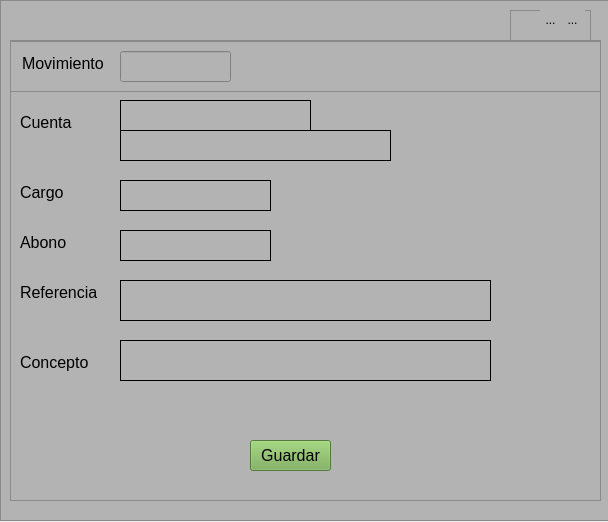
<?xml version="1.0" encoding="UTF-8"?>
<ui version="4.0">
 <class>Form</class>
 <widget class="QWidget" name="Form">
  <property name="geometry">
   <rect>
    <x>0</x>
    <y>0</y>
    <width>608</width>
    <height>522</height>
   </rect>
  </property>
  <property name="windowTitle">
   <string>Form</string>
  </property>
  <widget class="QFrame" name="frame">
   <property name="geometry">
    <rect>
     <x>0</x>
     <y>0</y>
     <width>611</width>
     <height>521</height>
    </rect>
   </property>
   <property name="styleSheet">
    <string notr="true">background-color: rgb(179, 179, 179)</string>
   </property>
   <property name="frameShape">
    <enum>QFrame::StyledPanel</enum>
   </property>
   <property name="frameShadow">
    <enum>QFrame::Raised</enum>
   </property>
   <widget class="QFrame" name="tabla_frame">
    <property name="geometry">
     <rect>
      <x>10</x>
      <y>40</y>
      <width>591</width>
      <height>461</height>
     </rect>
    </property>
    <property name="frameShape">
     <enum>QFrame::StyledPanel</enum>
    </property>
    <property name="frameShadow">
     <enum>QFrame::Raised</enum>
    </property>
    <widget class="QFrame" name="frame_3">
     <property name="geometry">
      <rect>
       <x>0</x>
       <y>0</y>
       <width>591</width>
       <height>41</height>
      </rect>
     </property>
     <property name="font">
      <font>
       <pointsize>12</pointsize>
      </font>
     </property>
     <property name="frameShape">
      <enum>QFrame::StyledPanel</enum>
     </property>
     <property name="frameShadow">
      <enum>QFrame::Raised</enum>
     </property>
    </widget>
    <widget class="QFrame" name="frame_4">
     <property name="geometry">
      <rect>
       <x>0</x>
       <y>1</y>
       <width>591</width>
       <height>51</height>
      </rect>
     </property>
     <property name="font">
      <font>
       <pointsize>12</pointsize>
      </font>
     </property>
     <property name="frameShape">
      <enum>QFrame::StyledPanel</enum>
     </property>
     <property name="frameShadow">
      <enum>QFrame::Raised</enum>
     </property>
     <widget class="QLabel" name="label_6">
      <property name="geometry">
       <rect>
        <x>12</x>
        <y>10</y>
        <width>91</width>
        <height>25</height>
       </rect>
      </property>
      <property name="maximumSize">
       <size>
        <width>16777215</width>
        <height>25</height>
       </size>
      </property>
      <property name="font">
       <font>
        <pointsize>12</pointsize>
       </font>
      </property>
      <property name="text">
       <string>Movimiento</string>
      </property>
     </widget>
     <widget class="QLineEdit" name="caja_rfc_7">
      <property name="geometry">
       <rect>
        <x>110</x>
        <y>10</y>
        <width>111</width>
        <height>31</height>
       </rect>
      </property>
      <property name="styleSheet">
       <string notr="true">QLineEdit#caja_rfc_7{border: 1px solid rgb(0,0,0);};
</string>
      </property>
     </widget>
    </widget>
    <widget class="QLabel" name="label_7">
     <property name="geometry">
      <rect>
       <x>10</x>
       <y>70</y>
       <width>61</width>
       <height>25</height>
      </rect>
     </property>
     <property name="maximumSize">
      <size>
       <width>16777215</width>
       <height>25</height>
      </size>
     </property>
     <property name="font">
      <font>
       <pointsize>12</pointsize>
      </font>
     </property>
     <property name="text">
      <string>Cuenta</string>
     </property>
    </widget>
    <widget class="QLabel" name="label_8">
     <property name="geometry">
      <rect>
       <x>10</x>
       <y>140</y>
       <width>51</width>
       <height>25</height>
      </rect>
     </property>
     <property name="maximumSize">
      <size>
       <width>16777215</width>
       <height>25</height>
      </size>
     </property>
     <property name="font">
      <font>
       <pointsize>12</pointsize>
      </font>
     </property>
     <property name="text">
      <string>Cargo</string>
     </property>
    </widget>
    <widget class="QLabel" name="label_9">
     <property name="geometry">
      <rect>
       <x>10</x>
       <y>190</y>
       <width>61</width>
       <height>25</height>
      </rect>
     </property>
     <property name="maximumSize">
      <size>
       <width>16777215</width>
       <height>25</height>
      </size>
     </property>
     <property name="font">
      <font>
       <pointsize>12</pointsize>
      </font>
     </property>
     <property name="text">
      <string>Abono</string>
     </property>
    </widget>
    <widget class="QLabel" name="label_10">
     <property name="geometry">
      <rect>
       <x>10</x>
       <y>240</y>
       <width>81</width>
       <height>25</height>
      </rect>
     </property>
     <property name="maximumSize">
      <size>
       <width>16777215</width>
       <height>25</height>
      </size>
     </property>
     <property name="font">
      <font>
       <pointsize>12</pointsize>
      </font>
     </property>
     <property name="text">
      <string>Referencia</string>
     </property>
    </widget>
    <widget class="QLabel" name="label_11">
     <property name="geometry">
      <rect>
       <x>10</x>
       <y>310</y>
       <width>71</width>
       <height>25</height>
      </rect>
     </property>
     <property name="maximumSize">
      <size>
       <width>16777215</width>
       <height>25</height>
      </size>
     </property>
     <property name="font">
      <font>
       <pointsize>12</pointsize>
      </font>
     </property>
     <property name="text">
      <string>Concepto</string>
     </property>
    </widget>
    <widget class="QLineEdit" name="caja_rfc_8">
     <property name="geometry">
      <rect>
       <x>110</x>
       <y>60</y>
       <width>191</width>
       <height>31</height>
      </rect>
     </property>
     <property name="styleSheet">
      <string notr="true">QLineEdit#caja_rfc_8{border: 1px solid rgb(0,0,0);}</string>
     </property>
    </widget>
    <widget class="QLineEdit" name="caja_rfc_9">
     <property name="geometry">
      <rect>
       <x>110</x>
       <y>90</y>
       <width>271</width>
       <height>31</height>
      </rect>
     </property>
     <property name="styleSheet">
      <string notr="true">QLineEdit#caja_rfc_9{border: 1px solid rgb(0,0,0);}</string>
     </property>
    </widget>
    <widget class="QLineEdit" name="caja_rfc_10">
     <property name="geometry">
      <rect>
       <x>110</x>
       <y>140</y>
       <width>151</width>
       <height>31</height>
      </rect>
     </property>
     <property name="styleSheet">
      <string notr="true">QLineEdit#caja_rfc_10{border: 1px solid rgb(0,0,0);}</string>
     </property>
    </widget>
    <widget class="QLineEdit" name="caja_rfc_11">
     <property name="geometry">
      <rect>
       <x>110</x>
       <y>190</y>
       <width>151</width>
       <height>31</height>
      </rect>
     </property>
     <property name="styleSheet">
      <string notr="true">QLineEdit#caja_rfc_11{border: 1px solid rgb(0,0,0);}</string>
     </property>
    </widget>
    <widget class="QLineEdit" name="caja_rfc_12">
     <property name="geometry">
      <rect>
       <x>110</x>
       <y>240</y>
       <width>371</width>
       <height>41</height>
      </rect>
     </property>
     <property name="styleSheet">
      <string notr="true">QLineEdit#caja_rfc_12{border: 1px solid rgb(0,0,0);}</string>
     </property>
    </widget>
    <widget class="QLineEdit" name="caja_rfc_13">
     <property name="geometry">
      <rect>
       <x>110</x>
       <y>300</y>
       <width>371</width>
       <height>41</height>
      </rect>
     </property>
     <property name="styleSheet">
      <string notr="true">QLineEdit#caja_rfc_13{border: 1px solid rgb(0,0,0);}</string>
     </property>
    </widget>
    <widget class="QPushButton" name="boton_guardar">
     <property name="geometry">
      <rect>
       <x>240</x>
       <y>400</y>
       <width>81</width>
       <height>31</height>
      </rect>
     </property>
     <property name="font">
      <font>
       <pointsize>12</pointsize>
      </font>
     </property>
     <property name="styleSheet">
      <string notr="true">background-color: rgb(116, 170, 80);</string>
     </property>
     <property name="text">
      <string>Guardar</string>
     </property>
    </widget>
   </widget>
   <widget class="QFrame" name="botones_frame">
    <property name="geometry">
     <rect>
      <x>510</x>
      <y>10</y>
      <width>81</width>
      <height>31</height>
     </rect>
    </property>
    <property name="frameShape">
     <enum>QFrame::StyledPanel</enum>
    </property>
    <property name="frameShadow">
     <enum>QFrame::Raised</enum>
    </property>
    <widget class="QToolButton" name="minimizar">
     <property name="geometry">
      <rect>
       <x>30</x>
       <y>0</y>
       <width>21</width>
       <height>20</height>
      </rect>
     </property>
     <property name="styleSheet">
      <string notr="true">border-style: solid;
border-with 0px;</string>
     </property>
     <property name="text">
      <string>...</string>
     </property>
     <property name="icon">
      <iconset>
       <normaloff>../iconos/icons/minimize-window.png</normaloff>../iconos/icons/minimize-window.png</iconset>
     </property>
     <property name="iconSize">
      <size>
       <width>25</width>
       <height>25</height>
      </size>
     </property>
    </widget>
    <widget class="QToolButton" name="maximizar">
     <property name="geometry">
      <rect>
       <x>50</x>
       <y>0</y>
       <width>25</width>
       <height>19</height>
      </rect>
     </property>
     <property name="styleSheet">
      <string notr="true">border-style: solid;
border-with 0px;</string>
     </property>
     <property name="text">
      <string>...</string>
     </property>
     <property name="icon">
      <iconset>
       <normaloff>../iconos/icons/close-window.png</normaloff>../iconos/icons/close-window.png</iconset>
     </property>
     <property name="iconSize">
      <size>
       <width>25</width>
       <height>25</height>
      </size>
     </property>
    </widget>
   </widget>
  </widget>
 </widget>
 <resources/>
 <connections/>
</ui>
